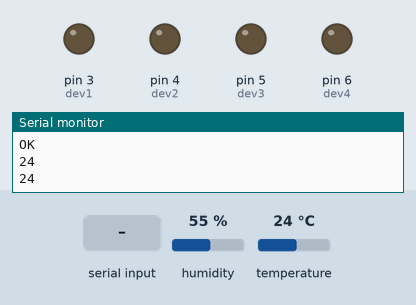
Simulated run of this sketch. Board: Arduino Uno, built with avr-gcc and run on an emulated ATmega328P. Parts: output pins drawn as LEDs (lit = HIGH), the last lines printed to the serial monitor. The inputs (shaded band) are chosen by the test bench; at power-on: humidity 55 %, temperature 24 °C.

Above: at 1.2 s.
1.3 s: "90,45\n" received over Serial
At 2.4 s:
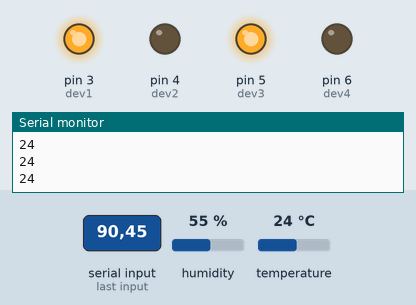
3.5 s: "30,150\n" received over Serial
At 4.5 s:
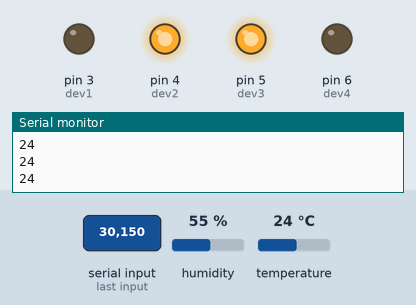
5.6 s: "90\n" received over Serial
At 6.5 s:
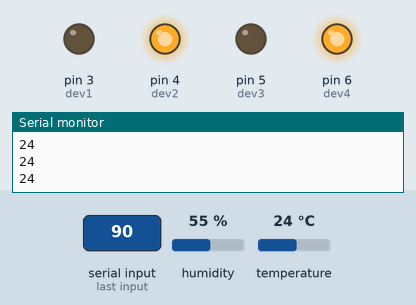
7.6 s: "200\n" received over Serial
At 8.6 s:
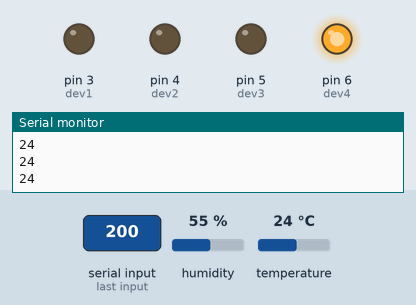
9.7 s: "5\n" received over Serial
At 10.6 s:
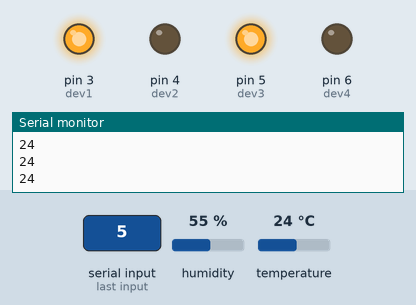
Timing chart, 0 to 12.7 s (numbered marks = the images above; inputs shaded):
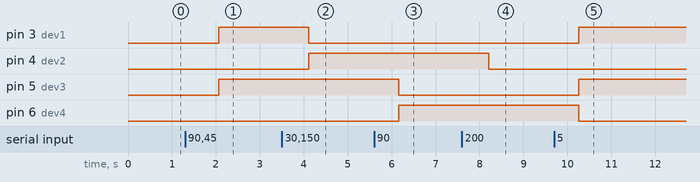

The sketch:

DHT11Program.ino
```cpp
#include <dht11.h>

dht11 DHT;
//Pin 4 of Arduino to Data of DHT11
#define DHT11_PIN 2
#define dev1 3
#define dev2 4
#define dev3 5
#define dev4 6

//Structure to define a temperature Sensor
struct tempSensor{
  int humidity;
  int temp;
};

//A house can have up to 8 devices connected
/// 1 temperature sensor
/// 7 ON OFF type devices
struct House {
  struct tempSensor sensor;
  /*
  *Each bit defines ON or OFF state
   *for the number of device in its bit position
   */
  char stateOfDevices;
};

struct House myHouse;
String inString = "";

void setup()
{
  Serial.begin(9600);
  int check;
  //Serial.print("DHT11 STATUS – \t");
  check = DHT.read(DHT11_PIN);
  //check status
  switch (check)
  {
  case DHTLIB_OK:
    Serial.print("OK\n");
    break;
  case DHTLIB_ERROR_CHECKSUM:
    //Serial.print("Checksum error\n");
    break;
  case DHTLIB_ERROR_TIMEOUT:
    //Serial.print("Timeout error\n");
    break;
  default:
    //Serial.print("Unknown error\n");
    break;
  }

  pinMode(dev1,OUTPUT);
  pinMode(dev2,OUTPUT);
  pinMode(dev3,OUTPUT);
  pinMode(dev4,OUTPUT);

}

void loop()
{
  int check;

  check = readNumberFromSerial();
  turnOnOffDevices(check);
  //Serial.print(check);
  inString = "";

  DHT.read(DHT11_PIN);
  myHouse.sensor.temp = DHT.temperature;
  myHouse.sensor.humidity = DHT.humidity;
  myHouse.stateOfDevices = DHT.temperature;

  //  //humidity and temperature output
  //  Serial.print("H");
  //  Serial.print(myHouse.sensor.humidity, 1);
  //  Serial.print(" ");
  //  Serial.print("T");
    Serial.println(myHouse.sensor.temp, 1);
  //  turnOnOffDevices(myHouse.stateOfDevices);

  delay(1000);
}

/*
*This Function is for read digit from serial
 */
int readNumberFromSerial(){
 static int lastState = 0;

  if(Serial.available() > 0)
  {
    while(Serial.available() > 0)
    {
      int inChar = Serial.read();

      if( inChar >= 48 && inChar <= 57)
      {
        inString += (char)inChar;
      }

    }

    lastState = inString.toInt();
    return lastState;
  }

  return lastState;
}

/*
*This functions recieves the char with the eight states
 *of the on-off devices in the house and turns on or off
 *the corresponding port i the arduino.
 */
void turnOnOffDevices(int value)
{
  //Primer Device attached to port 3
  if( value&0x01 ){
    digitalWrite(dev1,HIGH);
  }
  else{
    digitalWrite(dev1,LOW);
  }

  //Primer Device attached to port 4
  if( value&0x02 ){
    digitalWrite(dev2,HIGH);
  }
  else{
    digitalWrite(dev2,LOW);
  }

  //Primer Device attached to port 5
  if( value&0x04 ){
    digitalWrite(dev3,HIGH);
  }
  else{
    digitalWrite(dev3,LOW);
  }

  //Primer Device attached to port 6
  if( value&0x08 ){
    digitalWrite(dev4,HIGH);
  }
  else{
    digitalWrite(dev4,LOW);
  }

}
```

Measured:
- after the input at 1.3 s, pin 3 (dev1), pin 5 (dev3): LOW → HIGH after 0.77 s
- after the input at 3.5 s, pin 3 (dev1): HIGH → LOW after 0.62 s; pin 4 (dev2): LOW → HIGH after 0.62 s
- after the input at 5.6 s, pin 5 (dev3): HIGH → LOW after 0.56 s; pin 6 (dev4): LOW → HIGH after 0.56 s
- after the input at 7.6 s, pin 4 (dev2): HIGH → LOW after 0.61 s
- after the input at 9.7 s, pin 3 (dev1), pin 5 (dev3): LOW → HIGH after 0.56 s; pin 6 (dev4): HIGH → LOW after 0.56 s
